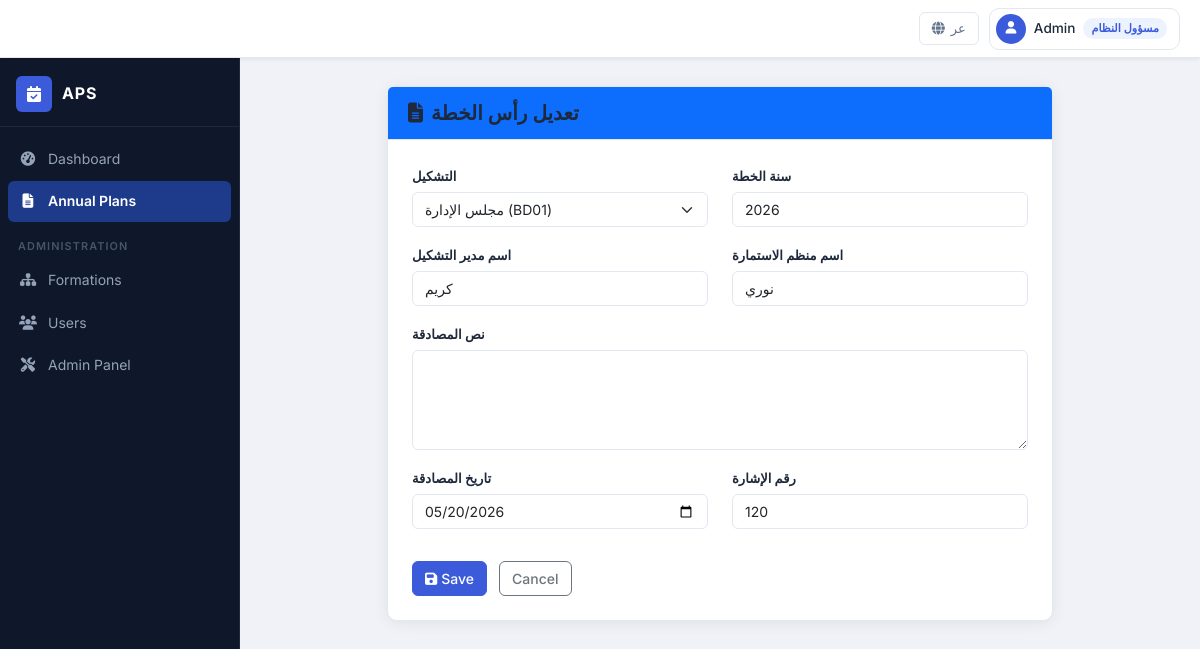
The app's page /plans/1/edit/ (signed in) with its own data.
### apps/accounts/models.py (models this page shows, shortened)
class UserProfile(models.Model):
    ROLE_ADMIN = 'ADMIN'
    ROLE_MANAGER = 'MANAGER'
    ROLE_ORGANIZER = 'ORGANIZER'
    ROLE_REVIEWER = 'REVIEWER'
    ROLE_VIEWER = 'VIEWER'
    ROLE_CHOICES = [
        (ROLE_ADMIN, _('System Admin')),
        (ROLE_MANAGER, _('Formation Manager')),
        (ROLE_ORGANIZER, _('Form Organizer')),
        (ROLE_REVIEWER, _('Reviewer')),
        (ROLE_VIEWER, _('Viewer')),
    ]
    user = models.OneToOneField(
        User, on_delete=models.CASCADE,
        related_name='profile', verbose_name=_('user')
    )
    formation = models.OneToOneField(
        'formations.Formation', on_delete=models.PROTECT,
        null=True, blank=True,
        related_name='user_profile', verbose_name=_('formation')
    )
    role = models.CharField(
        max_length=20, choices=ROLE_CHOICES, default=ROLE_ORGANIZER,
        verbose_name=_('Role')
    )
    full_name_ar = models.CharField(max_length=200, verbose_name=_('full name in arabic'))
    created_at = models.DateTimeField(auto_now_add=True, verbose_name=_('created at'))
    class Meta:
        verbose_name = _('user profile')
        verbose_name_plural = _('user profiles')
        indexes = [
            models.Index(fields=['role']),
        ]
    def is_admin(self):
        return self.role == self.ROLE_ADMIN
    def can_edit_plan(self, plan):
        if self.role == self.ROLE_ADMIN:
            return True
        if plan.status not in ('DRAFT', 'REJECTED'):
            return False
        if self.role in (self.ROLE_MANAGER, self.ROLE_ORGANIZER):
            return plan.formation_id == self.formation_id
        return False

### apps/plans/models/plan.py (models this page shows, shortened)
class AnnualPlan(models.Model):
    STATUS_DRAFT = 'DRAFT'
    STATUS_SUBMITTED = 'SUBMITTED'
    STATUS_UNDER_REVIEW = 'UNDER_REVIEW'
    STATUS_APPROVED = 'APPROVED'
    STATUS_REJECTED = 'REJECTED'
    STATUS_ARCHIVED = 'ARCHIVED'
    STATUS_CHOICES = [
        (STATUS_DRAFT, _('Draft')),
        (STATUS_SUBMITTED, _('Submitted')),
        (STATUS_UNDER_REVIEW, _('Under Review')),
        (STATUS_APPROVED, _('Approved')),
        (STATUS_REJECTED, _('Rejected')),
        (STATUS_ARCHIVED, _('Archived')),
    ]
    formation = models.ForeignKey(
        'formations.Formation', on_delete=models.PROTECT,
        related_name='annual_plans', verbose_name=_('formation')
    )
    plan_year = models.PositiveSmallIntegerField(verbose_name=_('plan year'))
    manager_name = models.CharField(max_length=200, verbose_name=_('manager name'))
    organizer_name = models.CharField(max_length=200, verbose_name=_('organizer name'))
    endorsement_text = models.TextField(blank=True, null=True, verbose_name=_('endorsement text'))
    endorsement_date = models.DateField(blank=True, null=True, verbose_name=_('endorsement date'))
    endorsement_ref_no = models.CharField(
        max_length=50, blank=True, null=True, verbose_name=_('reference number')
    )
    status = models.CharField(
        max_length=20, choices=STATUS_CHOICES, default=STATUS_DRAFT, verbose_name=_('Status')
    )
    recommendations = models.TextField(
        blank=True, null=True, verbose_name=_('recommendations')
    )
    created_by = models.ForeignKey(
        User, on_delete=models.PROTECT,
        related_name='created_plans', verbose_name=_('created by')
    )
    created_at = models.DateTimeField(auto_now_add=True, verbose_name=_('created at'))
    updated_at = models.DateTimeField(auto_now=True, verbose_name=_('updated at'))
    submitted_at = models.DateTimeField(null=True, blank=True, verbose_name=_('submitted at'))
    approved_at = models.DateTimeField(null=True, blank=True, verbose_name=_('approved at'))
    class Meta:
        unique_together = ('formation', 'plan_year')
        verbose_name = _('annual plan')
        verbose_name_plural = _('annual plans')
        ordering = ['-plan_year', 'formation__name_ar']
        indexes = [
            models.Index(fields=['status']),
            models.Index(fields=['plan_year']),
        ]

### apps/plans/views/plan_views.py (the view)
# urls.py: path('<int:pk>/edit/', views.plan_edit, name='edit'),
@login_required
def plan_edit(request, pk):
    plan = get_object_or_404(AnnualPlan, pk=pk)
    _check_plan_access(request.user, plan)
    if not request.user.profile.can_edit_plan(plan):
        raise PermissionDenied
    if request.method == 'POST':
        form = PlanHeaderForm(request.POST, instance=plan)
        if form.is_valid():
            form.save()
            ip = AuditLogMiddleware.get_client_ip(request)
            log_action(request.user, 'UPDATE', 'AnnualPlan', plan, ip_address=ip)
            messages.success(request, 'تم تحديث رأس الخطة بنجاح.')
            return redirect('plans:detail', pk=plan.pk)
    else:
        form = PlanHeaderForm(instance=plan)
    return render(request, 'plans/plan_form.html', {
        'form': form, 'plan': plan, 'title': 'تعديل رأس الخطة'
    })

### apps/core/templatetags/rtl_extras.py (called while the page is built)
@register.filter(name='strip_lang_prefix')
def strip_lang_prefix(full_path):
    for lang_code, _ in settings.LANGUAGES:
        if lang_code == settings.LANGUAGE_CODE:
            continue  # default language has no prefix
        prefix = f'/{lang_code}/'
        if full_path.startswith(prefix):
            return '/' + full_path[len(prefix):]
        if full_path == f'/{lang_code}':
            return '/'
    return full_path

@register.filter(name='role_label')
def role_label(role):
    mapping = {
        'ADMIN': 'مسؤول النظام',
        'MANAGER': 'مدير',
        'ORGANIZER': 'منظم',
        'REVIEWER': 'مراجع',
        'VIEWER': 'مشاهد',
    }
    return mapping.get(role, role)

### apps/formations/models.py (called while the page is built)
    def __str__(self):
        return f'{self.name_ar} ({self.code})'

### apps/plans/views/plan_views.py (called while the page is built, shortened)
def _check_plan_access(user, plan):
    profile = user.profile
    if profile.is_admin():
        return

### apps/plans/templates/plans/plan_form.html (shortened to what this page needs)
{% extends "base.html" %}
{% load i18n rtl_extras %}
{% block content %}
<div class="row justify-content-center">
    <div class="col-md-9">
        <div class="card shadow">
            <div class="card-header bg-primary text-white">
                <h5 class="mb-0"><i class="fas fa-file-alt me-2"></i>{{ title }}</h5>
            </div>
            <div class="card-body p-4">
                <form method="post" novalidate>
                    <div class="row">
                        {% for field in form %}
                        <div class="col-md-{% if field.name == 'endorsement_text' %}12{% else %}6{% endif %} mb-3">
                            <label class="form-label fw-semibold">{{ field.label }}</label>
                            {{ field }}
                        </div>
                        {% endfor %}
                    </div>
                    <div class="mt-3">
                        <button type="submit" class="btn btn-primary">
                            <i class="fas fa-save me-1"></i>{% trans "Save" %}
                        </button>
                        <a href="{% url 'plans:list' %}" class="btn btn-outline-secondary ms-2">{% trans "Cancel" %}</a>
                    </div>
                </form>
            </div>
        </div>
    </div>
</div>
{% endblock %}

### templates/navbar.html (shortened to what this page needs)
{% load i18n rtl_extras %}
{% get_current_language as LANG_CODE %}
<header class="app-topbar">
    <div class="topbar-end">
        <form method="post" action="{% url 'set_language' %}" class="topbar-lang-form">
            {% if LANG_CODE == 'ar' %}
            <button type="submit" name="language" value="en" class="topbar-btn topbar-lang-btn" title="Switch to English">
                <i class="fas fa-globe"></i> <span>EN</span>
            </button>
            {% else %}
            <button type="submit" name="language" value="ar" class="topbar-btn topbar-lang-btn" title="التبديل إلى العربية">
                <i class="fas fa-globe"></i> <span>عر</span>
            </button>
            {% endif %}
        </form>
        <div class="topbar-user dropdown">
            <button class="topbar-user-btn dropdown-toggle" data-bs-toggle="dropdown" aria-expanded="false">
                <span class="topbar-avatar">
                    <i class="fas fa-user"></i>
                </span>
                <span class="topbar-username">
                    {% if user.profile.full_name_ar %}{{ user.profile.full_name_ar }}{% else %}{{ user.username }}{% endif %}
                </span>
                <span class="topbar-role-badge">{{ user.profile.role|role_label }}</span>
            </button>
        </div>
    </div>
</header>

### static/css/custom-rtl.css (style rules this page uses)
:root { --color-primary: #3b5bdb; --color-primary-dark: #2f4ac5; --color-primary-light: #748ffc; --color-primary-bg: #edf2ff; --color-bg: #f0f2f7; --color-surface: #ffffff; --color-border: #e2e8f0; --color-text: #1e293b; --color-text-muted: #64748b; --color-text-light: #94a3b8; --color-success: #22c55e; --color-warning: #f59e0b; --color-danger: #ef4444; --color-info: #06b6d4; --sidebar-width: 240px; --sidebar-bg: #0f172a; --sidebar-border: #1e293b; --sidebar-link: #94a3b8; --sidebar-link-hover: #e2e8f0; --sidebar-active-bg: #1e3a8a; --sidebar-active-text: #ffffff; --sidebar-icon-w: 20px; --topbar-height: 58px; --topbar-bg: #ffffff; --topbar-border: #e2e8f0; --topbar-shadow: 0 1px 4px rgba(0,0,0,0.08); --font-ltr: 'Inter', system-ui, sans-serif; --font-rtl: 'Cairo', system-ui, sans-serif; --radius-sm: 6px; --radius-md: 10px; --radius-lg: 16px; --shadow-card: 0 2px 16px rgba(0,0,0,0.07); --shadow-lg: 0 8px 32px rgba(0,0,0,0.12); --transition: 0.2s ease; }
html, body { height: 100%; }
body { font-family: var(--font-ltr); color: var(--color-text); background-color: var(--color-bg); font-size: 0.9rem; line-height: 1.6; -webkit-font-smoothing: antialiased; }
h1, h2, h3, h4, h5, h6 { font-weight: 600; color: var(--color-text); }
a { color: var(--color-primary); text-decoration: none; }
body.app-layout { display: flex; flex-direction: column; min-height: 100vh; }
.app-topbar { height: var(--topbar-height); background: var(--topbar-bg); border-bottom: 1px solid var(--topbar-border); box-shadow: var(--topbar-shadow); display: flex; align-items: center; justify-content: space-between; padding: 0 20px 0 16px; position: sticky; top: 0; z-index: 1000; gap: 12px; }
.topbar-end { display: flex; align-items: center; gap: 10px; flex-shrink: 0; }
.topbar-btn { background: none; border: 1px solid var(--color-border); border-radius: var(--radius-sm); color: var(--color-text-muted); padding: 5px 12px; font-size: 0.82rem; font-weight: 500; display: flex; align-items: center; gap: 6px; cursor: pointer; transition: var(--transition); }
.topbar-lang-form { display: flex; align-items: center; }
.topbar-user { position: relative; }
.topbar-user-btn { background: none; border: 1px solid var(--color-border); border-radius: var(--radius-md); display: flex; align-items: center; gap: 8px; padding: 5px 12px 5px 6px; cursor: pointer; transition: var(--transition); color: var(--color-text); font-size: 0.85rem; font-weight: 500; }
.topbar-user-btn::after { display: none; }
.topbar-avatar { width: 30px; height: 30px; border-radius: 50%; background: var(--color-primary); color: white; display: flex; align-items: center; justify-content: center; font-size: 0.78rem; flex-shrink: 0; }
.topbar-username { max-width: 140px; overflow: hidden; text-overflow: ellipsis; white-space: nowrap; }
.topbar-role-badge { font-size: 0.7rem; font-weight: 600; background: var(--color-primary-bg); color: var(--color-primary); padding: 2px 8px; border-radius: 99px; white-space: nowrap; }
.card { border: 1px solid var(--color-border); border-radius: var(--radius-md); box-shadow: var(--shadow-card); background: var(--color-surface); }
.card-header { border-bottom: 1px solid var(--color-border); background: var(--color-surface); padding: 14px 20px; border-radius: var(--radius-md) var(--radius-md) 0 0; }
.card-body { padding: 20px; }
.card.shadow { box-shadow: var(--shadow-card) !important; }
.form-control, .form-select { border-radius: var(--radius-sm); border: 1.5px solid var(--color-border); font-size: 0.875rem; transition: border-color var(--transition), box-shadow var(--transition); }
.form-label { font-weight: 500; font-size: 0.82rem; color: var(--color-text); margin-bottom: 5px; }
.form-label.fw-semibold { font-weight: 600; }
textarea.form-control { min-height: 100px; }
.btn { border-radius: var(--radius-sm); font-weight: 500; font-size: 0.875rem; transition: var(--transition); }
.btn-primary { background: var(--color-primary); border-color: var(--color-primary); }

### records on screen
AnnualPlan: form "مجلس الإدارة (BD01)" "2026" "كريم" "نوري" "05/20/2026" "120"

### other values on screen
{{ user.profile.full_name_ar }} "Admin"
{{ user.profile.role|role_label }} "مسؤول النظام"
{{ title }} "تعديل رأس الخطة"
{{ field.label }} "التشكيل" "سنة الخطة" "اسم مدير التشكيل" "اسم منظم الاستمارة" "نص المصادقة" "تاريخ المصادقة" "رقم الإشارة"
